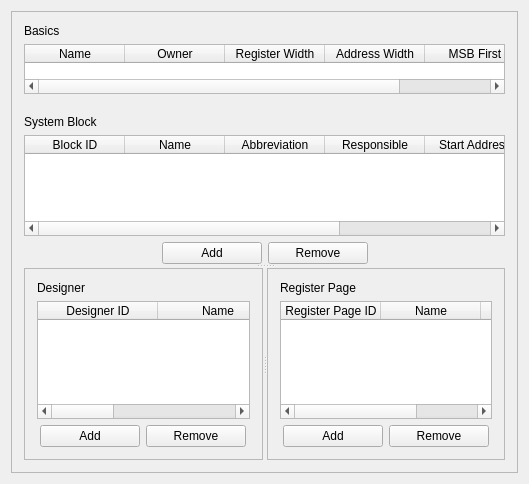
<?xml version="1.0" encoding="UTF-8"?>
<ui version="4.0">
 <class>ChipEditor</class>
 <widget class="QWidget" name="ChipEditor">
  <property name="geometry">
   <rect>
    <x>0</x>
    <y>0</y>
    <width>529</width>
    <height>484</height>
   </rect>
  </property>
  <property name="windowTitle">
   <string>Form</string>
  </property>
  <layout class="QVBoxLayout" name="verticalLayout_10">
   <item>
    <widget class="QStackedWidget" name="stackedWidgetChipEditor">
     <property name="frameShape">
      <enum>QFrame::StyledPanel</enum>
     </property>
     <property name="frameShadow">
      <enum>QFrame::Raised</enum>
     </property>
     <property name="currentIndex">
      <number>0</number>
     </property>
     <widget class="QWidget" name="pageChip">
      <layout class="QVBoxLayout" name="verticalLayout_12">
       <property name="leftMargin">
        <number>12</number>
       </property>
       <property name="topMargin">
        <number>12</number>
       </property>
       <property name="rightMargin">
        <number>12</number>
       </property>
       <property name="bottomMargin">
        <number>12</number>
       </property>
       <item>
        <widget class="QSplitter" name="splitter_4">
         <property name="orientation">
          <enum>Qt::Vertical</enum>
         </property>
         <property name="childrenCollapsible">
          <bool>false</bool>
         </property>
         <widget class="QFrame" name="frameBlocks">
          <layout class="QHBoxLayout" name="horizontalLayout_13">
           <property name="leftMargin">
            <number>0</number>
           </property>
           <property name="topMargin">
            <number>0</number>
           </property>
           <property name="rightMargin">
            <number>0</number>
           </property>
           <property name="bottomMargin">
            <number>0</number>
           </property>
           <item>
            <layout class="QVBoxLayout" name="verticalLayout_9">
             <item>
              <layout class="QVBoxLayout" name="verticalLayout_11">
               <item>
                <widget class="QLabel" name="label_4">
                 <property name="sizePolicy">
                  <sizepolicy hsizetype="Fixed" vsizetype="Fixed">
                   <horstretch>0</horstretch>
                   <verstretch>0</verstretch>
                  </sizepolicy>
                 </property>
                 <property name="text">
                  <string>Basics</string>
                 </property>
                </widget>
               </item>
               <item>
                <widget class="QTableWidget" name="tableChipBasics">
                 <property name="sizePolicy">
                  <sizepolicy hsizetype="Expanding" vsizetype="Fixed">
                   <horstretch>0</horstretch>
                   <verstretch>0</verstretch>
                  </sizepolicy>
                 </property>
                 <property name="minimumSize">
                  <size>
                   <width>0</width>
                   <height>50</height>
                  </size>
                 </property>
                 <property name="maximumSize">
                  <size>
                   <width>16777215</width>
                   <height>50</height>
                  </size>
                 </property>
                 <property name="editTriggers">
                  <set>QAbstractItemView::NoEditTriggers</set>
                 </property>
                 <property name="selectionMode">
                  <enum>QAbstractItemView::NoSelection</enum>
                 </property>
                 <attribute name="verticalHeaderVisible">
                  <bool>false</bool>
                 </attribute>
                 <attribute name="verticalHeaderDefaultSectionSize">
                  <number>24</number>
                 </attribute>
                 <attribute name="verticalHeaderStretchLastSection">
                  <bool>true</bool>
                 </attribute>
                 <column>
                  <property name="text">
                   <string>Name</string>
                  </property>
                 </column>
                 <column>
                  <property name="text">
                   <string>Owner</string>
                  </property>
                 </column>
                 <column>
                  <property name="text">
                   <string>Register Width</string>
                  </property>
                 </column>
                 <column>
                  <property name="text">
                   <string>Address Width</string>
                  </property>
                 </column>
                 <column>
                  <property name="text">
                   <string>MSB First</string>
                  </property>
                 </column>
                </widget>
               </item>
              </layout>
             </item>
             <item>
              <spacer name="verticalSpacer">
               <property name="orientation">
                <enum>Qt::Vertical</enum>
               </property>
               <property name="sizeType">
                <enum>QSizePolicy::Fixed</enum>
               </property>
               <property name="sizeHint" stdset="0">
                <size>
                 <width>20</width>
                 <height>15</height>
                </size>
               </property>
              </spacer>
             </item>
             <item>
              <layout class="QVBoxLayout" name="verticalLayout_4">
               <item>
                <widget class="QLabel" name="label_2">
                 <property name="text">
                  <string>System Block</string>
                 </property>
                </widget>
               </item>
               <item>
                <widget class="QTableWidget" name="tableSystem">
                 <property name="contextMenuPolicy">
                  <enum>Qt::CustomContextMenu</enum>
                 </property>
                 <property name="editTriggers">
                  <set>QAbstractItemView::NoEditTriggers</set>
                 </property>
                 <property name="selectionMode">
                  <enum>QAbstractItemView::SingleSelection</enum>
                 </property>
                 <property name="selectionBehavior">
                  <enum>QAbstractItemView::SelectRows</enum>
                 </property>
                 <attribute name="verticalHeaderVisible">
                  <bool>false</bool>
                 </attribute>
                 <attribute name="verticalHeaderDefaultSectionSize">
                  <number>24</number>
                 </attribute>
                 <attribute name="verticalHeaderHighlightSections">
                  <bool>true</bool>
                 </attribute>
                 <column>
                  <property name="text">
                   <string>Block ID</string>
                  </property>
                 </column>
                 <column>
                  <property name="text">
                   <string>Name</string>
                  </property>
                 </column>
                 <column>
                  <property name="text">
                   <string>Abbreviation</string>
                  </property>
                 </column>
                 <column>
                  <property name="text">
                   <string>Responsible</string>
                  </property>
                 </column>
                 <column>
                  <property name="text">
                   <string>Start Address</string>
                  </property>
                 </column>
                 <column>
                  <property name="text">
                   <string>Register Count</string>
                  </property>
                 </column>
                </widget>
               </item>
              </layout>
             </item>
             <item>
              <layout class="QHBoxLayout" name="horizontalLayout">
               <item>
                <spacer name="horizontalSpacer_4">
                 <property name="orientation">
                  <enum>Qt::Horizontal</enum>
                 </property>
                 <property name="sizeHint" stdset="0">
                  <size>
                   <width>40</width>
                   <height>20</height>
                  </size>
                 </property>
                </spacer>
               </item>
               <item>
                <widget class="QPushButton" name="pushButtonAddSys">
                 <property name="sizePolicy">
                  <sizepolicy hsizetype="Fixed" vsizetype="Fixed">
                   <horstretch>0</horstretch>
                   <verstretch>0</verstretch>
                  </sizepolicy>
                 </property>
                 <property name="minimumSize">
                  <size>
                   <width>100</width>
                   <height>0</height>
                  </size>
                 </property>
                 <property name="text">
                  <string>Add</string>
                 </property>
                </widget>
               </item>
               <item>
                <widget class="QPushButton" name="pushButtonRemoveSys">
                 <property name="sizePolicy">
                  <sizepolicy hsizetype="Fixed" vsizetype="Fixed">
                   <horstretch>0</horstretch>
                   <verstretch>0</verstretch>
                  </sizepolicy>
                 </property>
                 <property name="minimumSize">
                  <size>
                   <width>100</width>
                   <height>0</height>
                  </size>
                 </property>
                 <property name="text">
                  <string>Remove</string>
                 </property>
                </widget>
               </item>
               <item>
                <spacer name="horizontalSpacer_12">
                 <property name="orientation">
                  <enum>Qt::Horizontal</enum>
                 </property>
                 <property name="sizeHint" stdset="0">
                  <size>
                   <width>40</width>
                   <height>20</height>
                  </size>
                 </property>
                </spacer>
               </item>
              </layout>
             </item>
            </layout>
           </item>
          </layout>
         </widget>
         <widget class="QSplitter" name="splitter_3">
          <property name="orientation">
           <enum>Qt::Horizontal</enum>
          </property>
          <property name="childrenCollapsible">
           <bool>false</bool>
          </property>
          <widget class="QFrame" name="frameDesigner">
           <property name="frameShape">
            <enum>QFrame::StyledPanel</enum>
           </property>
           <property name="frameShadow">
            <enum>QFrame::Raised</enum>
           </property>
           <layout class="QHBoxLayout" name="horizontalLayout_17">
            <property name="leftMargin">
             <number>12</number>
            </property>
            <property name="topMargin">
             <number>12</number>
            </property>
            <property name="rightMargin">
             <number>12</number>
            </property>
            <property name="bottomMargin">
             <number>12</number>
            </property>
            <item>
             <layout class="QVBoxLayout" name="verticalLayout_7">
              <item>
               <layout class="QVBoxLayout" name="verticalLayout_5">
                <item>
                 <widget class="QLabel" name="label">
                  <property name="text">
                   <string>Designer</string>
                  </property>
                 </widget>
                </item>
                <item>
                 <widget class="QTableWidget" name="tableDesigner">
                  <property name="contextMenuPolicy">
                   <enum>Qt::CustomContextMenu</enum>
                  </property>
                  <property name="editTriggers">
                   <set>QAbstractItemView::NoEditTriggers</set>
                  </property>
                  <property name="selectionMode">
                   <enum>QAbstractItemView::SingleSelection</enum>
                  </property>
                  <property name="selectionBehavior">
                   <enum>QAbstractItemView::SelectRows</enum>
                  </property>
                  <attribute name="horizontalHeaderDefaultSectionSize">
                   <number>120</number>
                  </attribute>
                  <attribute name="verticalHeaderVisible">
                   <bool>false</bool>
                  </attribute>
                  <attribute name="verticalHeaderDefaultSectionSize">
                   <number>24</number>
                  </attribute>
                  <attribute name="verticalHeaderHighlightSections">
                   <bool>true</bool>
                  </attribute>
                  <column>
                   <property name="text">
                    <string>Designer ID</string>
                   </property>
                  </column>
                  <column>
                   <property name="text">
                    <string>Name</string>
                   </property>
                  </column>
                  <column>
                   <property name="text">
                    <string>Project Role</string>
                   </property>
                  </column>
                 </widget>
                </item>
               </layout>
              </item>
              <item>
               <layout class="QHBoxLayout" name="horizontalLayout_11">
                <item>
                 <spacer name="horizontalSpacer_5">
                  <property name="orientation">
                   <enum>Qt::Horizontal</enum>
                  </property>
                  <property name="sizeHint" stdset="0">
                   <size>
                    <width>40</width>
                    <height>20</height>
                   </size>
                  </property>
                 </spacer>
                </item>
                <item>
                 <widget class="QPushButton" name="pushButtonAddDesigner">
                  <property name="sizePolicy">
                   <sizepolicy hsizetype="Fixed" vsizetype="Fixed">
                    <horstretch>0</horstretch>
                    <verstretch>0</verstretch>
                   </sizepolicy>
                  </property>
                  <property name="minimumSize">
                   <size>
                    <width>100</width>
                    <height>0</height>
                   </size>
                  </property>
                  <property name="text">
                   <string>Add</string>
                  </property>
                 </widget>
                </item>
                <item>
                 <widget class="QPushButton" name="pushButtonRemoveDesigner">
                  <property name="sizePolicy">
                   <sizepolicy hsizetype="Fixed" vsizetype="Fixed">
                    <horstretch>0</horstretch>
                    <verstretch>0</verstretch>
                   </sizepolicy>
                  </property>
                  <property name="minimumSize">
                   <size>
                    <width>100</width>
                    <height>0</height>
                   </size>
                  </property>
                  <property name="text">
                   <string>Remove</string>
                  </property>
                 </widget>
                </item>
                <item>
                 <spacer name="horizontalSpacer_13">
                  <property name="orientation">
                   <enum>Qt::Horizontal</enum>
                  </property>
                  <property name="sizeHint" stdset="0">
                   <size>
                    <width>40</width>
                    <height>20</height>
                   </size>
                  </property>
                 </spacer>
                </item>
               </layout>
              </item>
             </layout>
            </item>
           </layout>
          </widget>
          <widget class="QFrame" name="frameRegPage">
           <property name="frameShape">
            <enum>QFrame::StyledPanel</enum>
           </property>
           <property name="frameShadow">
            <enum>QFrame::Raised</enum>
           </property>
           <layout class="QHBoxLayout" name="horizontalLayout_16">
            <property name="leftMargin">
             <number>12</number>
            </property>
            <property name="topMargin">
             <number>12</number>
            </property>
            <property name="rightMargin">
             <number>12</number>
            </property>
            <property name="bottomMargin">
             <number>12</number>
            </property>
            <item>
             <layout class="QVBoxLayout" name="verticalLayout_8">
              <item>
               <layout class="QVBoxLayout" name="verticalLayout_6">
                <item>
                 <widget class="QLabel" name="label_3">
                  <property name="text">
                   <string>Register Page</string>
                  </property>
                 </widget>
                </item>
                <item>
                 <widget class="QTableWidget" name="tableRegPage">
                  <property name="contextMenuPolicy">
                   <enum>Qt::CustomContextMenu</enum>
                  </property>
                  <property name="editTriggers">
                   <set>QAbstractItemView::NoEditTriggers</set>
                  </property>
                  <property name="selectionMode">
                   <enum>QAbstractItemView::SingleSelection</enum>
                  </property>
                  <property name="selectionBehavior">
                   <enum>QAbstractItemView::SelectRows</enum>
                  </property>
                  <attribute name="verticalHeaderVisible">
                   <bool>false</bool>
                  </attribute>
                  <attribute name="verticalHeaderDefaultSectionSize">
                   <number>24</number>
                  </attribute>
                  <attribute name="verticalHeaderHighlightSections">
                   <bool>true</bool>
                  </attribute>
                  <column>
                   <property name="text">
                    <string>Register Page ID</string>
                   </property>
                  </column>
                  <column>
                   <property name="text">
                    <string>Name</string>
                   </property>
                  </column>
                  <column>
                   <property name="text">
                    <string>Description</string>
                   </property>
                  </column>
                 </widget>
                </item>
               </layout>
              </item>
              <item>
               <layout class="QHBoxLayout" name="horizontalLayout_10">
                <item>
                 <spacer name="horizontalSpacer_6">
                  <property name="orientation">
                   <enum>Qt::Horizontal</enum>
                  </property>
                  <property name="sizeHint" stdset="0">
                   <size>
                    <width>40</width>
                    <height>20</height>
                   </size>
                  </property>
                 </spacer>
                </item>
                <item>
                 <widget class="QPushButton" name="pushButtonAddRegPage">
                  <property name="sizePolicy">
                   <sizepolicy hsizetype="Fixed" vsizetype="Fixed">
                    <horstretch>0</horstretch>
                    <verstretch>0</verstretch>
                   </sizepolicy>
                  </property>
                  <property name="minimumSize">
                   <size>
                    <width>100</width>
                    <height>0</height>
                   </size>
                  </property>
                  <property name="text">
                   <string>Add</string>
                  </property>
                 </widget>
                </item>
                <item>
                 <widget class="QPushButton" name="pushButtonRemoveRegPage">
                  <property name="sizePolicy">
                   <sizepolicy hsizetype="Fixed" vsizetype="Fixed">
                    <horstretch>0</horstretch>
                    <verstretch>0</verstretch>
                   </sizepolicy>
                  </property>
                  <property name="minimumSize">
                   <size>
                    <width>100</width>
                    <height>0</height>
                   </size>
                  </property>
                  <property name="text">
                   <string>Remove</string>
                  </property>
                 </widget>
                </item>
                <item>
                 <spacer name="horizontalSpacer_14">
                  <property name="orientation">
                   <enum>Qt::Horizontal</enum>
                  </property>
                  <property name="sizeHint" stdset="0">
                   <size>
                    <width>40</width>
                    <height>20</height>
                   </size>
                  </property>
                 </spacer>
                </item>
               </layout>
              </item>
             </layout>
            </item>
           </layout>
          </widget>
         </widget>
        </widget>
       </item>
      </layout>
     </widget>
     <widget class="QWidget" name="pageSystem">
      <layout class="QVBoxLayout" name="verticalLayout_14">
       <property name="leftMargin">
        <number>0</number>
       </property>
       <property name="topMargin">
        <number>0</number>
       </property>
       <property name="rightMargin">
        <number>0</number>
       </property>
       <property name="bottomMargin">
        <number>0</number>
       </property>
       <item>
        <widget class="QTabWidget" name="tabWidget">
         <property name="enabled">
          <bool>true</bool>
         </property>
         <property name="sizePolicy">
          <sizepolicy hsizetype="Preferred" vsizetype="Expanding">
           <horstretch>0</horstretch>
           <verstretch>0</verstretch>
          </sizepolicy>
         </property>
         <property name="minimumSize">
          <size>
           <width>300</width>
           <height>0</height>
          </size>
         </property>
         <property name="tabPosition">
          <enum>QTabWidget::North</enum>
         </property>
         <property name="tabShape">
          <enum>QTabWidget::Rounded</enum>
         </property>
         <property name="currentIndex">
          <number>1</number>
         </property>
         <property name="usesScrollButtons">
          <bool>false</bool>
         </property>
         <property name="documentMode">
          <bool>false</bool>
         </property>
         <property name="tabsClosable">
          <bool>false</bool>
         </property>
         <property name="movable">
          <bool>false</bool>
         </property>
         <property name="tabBarAutoHide">
          <bool>false</bool>
         </property>
         <widget class="QWidget" name="Signal">
          <attribute name="title">
           <string>Signal</string>
          </attribute>
          <layout class="QHBoxLayout" name="horizontalLayout_9">
           <property name="leftMargin">
            <number>5</number>
           </property>
           <property name="topMargin">
            <number>5</number>
           </property>
           <property name="rightMargin">
            <number>5</number>
           </property>
           <property name="bottomMargin">
            <number>5</number>
           </property>
           <item>
            <widget class="QSplitter" name="splitter_2">
             <property name="orientation">
              <enum>Qt::Vertical</enum>
             </property>
             <property name="childrenCollapsible">
              <bool>false</bool>
             </property>
             <widget class="QWidget" name="layoutWidget">
              <layout class="QVBoxLayout" name="verticalLayout_2">
               <item>
                <widget class="QTableWidget" name="tableSignal">
                 <property name="contextMenuPolicy">
                  <enum>Qt::CustomContextMenu</enum>
                 </property>
                 <property name="editTriggers">
                  <set>QAbstractItemView::NoEditTriggers</set>
                 </property>
                 <property name="selectionMode">
                  <enum>QAbstractItemView::SingleSelection</enum>
                 </property>
                 <property name="selectionBehavior">
                  <enum>QAbstractItemView::SelectRows</enum>
                 </property>
                 <property name="showGrid">
                  <bool>true</bool>
                 </property>
                 <attribute name="verticalHeaderVisible">
                  <bool>false</bool>
                 </attribute>
                 <attribute name="verticalHeaderDefaultSectionSize">
                  <number>24</number>
                 </attribute>
                 <column>
                  <property name="text">
                   <string>Signal ID</string>
                  </property>
                 </column>
                 <column>
                  <property name="text">
                   <string>Reg Sig ID</string>
                  </property>
                 </column>
                 <column>
                  <property name="text">
                   <string>Reg Type ID</string>
                  </property>
                 </column>
                 <column>
                  <property name="text">
                   <string>Name</string>
                  </property>
                 </column>
                 <column>
                  <property name="text">
                   <string>Width</string>
                  </property>
                 </column>
                 <column>
                  <property name="text">
                   <string>Signal Type</string>
                  </property>
                 </column>
                 <column>
                  <property name="text">
                   <string>Register Type</string>
                  </property>
                 </column>
                 <column>
                  <property name="text">
                   <string>Value</string>
                  </property>
                 </column>
                </widget>
               </item>
               <item>
                <layout class="QHBoxLayout" name="horizontalLayout_7" stretch="0,0,0,0">
                 <item>
                  <spacer name="horizontalSpacer_2">
                   <property name="orientation">
                    <enum>Qt::Horizontal</enum>
                   </property>
                   <property name="sizeHint" stdset="0">
                    <size>
                     <width>40</width>
                     <height>20</height>
                    </size>
                   </property>
                  </spacer>
                 </item>
                 <item>
                  <widget class="QPushButton" name="pushButtonAddSig">
                   <property name="sizePolicy">
                    <sizepolicy hsizetype="Fixed" vsizetype="Fixed">
                     <horstretch>0</horstretch>
                     <verstretch>0</verstretch>
                    </sizepolicy>
                   </property>
                   <property name="minimumSize">
                    <size>
                     <width>100</width>
                     <height>0</height>
                    </size>
                   </property>
                   <property name="text">
                    <string>Add</string>
                   </property>
                  </widget>
                 </item>
                 <item>
                  <widget class="QPushButton" name="pushButtonRemoveSig">
                   <property name="sizePolicy">
                    <sizepolicy hsizetype="Fixed" vsizetype="Fixed">
                     <horstretch>0</horstretch>
                     <verstretch>0</verstretch>
                    </sizepolicy>
                   </property>
                   <property name="minimumSize">
                    <size>
                     <width>100</width>
                     <height>0</height>
                    </size>
                   </property>
                   <property name="text">
                    <string>Remove</string>
                   </property>
                  </widget>
                 </item>
                 <item>
                  <spacer name="horizontalSpacer_9">
                   <property name="orientation">
                    <enum>Qt::Horizontal</enum>
                   </property>
                   <property name="sizeHint" stdset="0">
                    <size>
                     <width>40</width>
                     <height>20</height>
                    </size>
                   </property>
                  </spacer>
                 </item>
                </layout>
               </item>
              </layout>
             </widget>
             <widget class="QWidget" name="layoutWidget_2">
              <layout class="QVBoxLayout" name="verticalLayout_3">
               <item>
                <widget class="QTableWidget" name="tableSigPart">
                 <property name="contextMenuPolicy">
                  <enum>Qt::CustomContextMenu</enum>
                 </property>
                 <property name="editTriggers">
                  <set>QAbstractItemView::NoEditTriggers</set>
                 </property>
                 <property name="selectionMode">
                  <enum>QAbstractItemView::SingleSelection</enum>
                 </property>
                 <property name="selectionBehavior">
                  <enum>QAbstractItemView::SelectRows</enum>
                 </property>
                 <attribute name="horizontalHeaderStretchLastSection">
                  <bool>false</bool>
                 </attribute>
                 <attribute name="verticalHeaderVisible">
                  <bool>false</bool>
                 </attribute>
                 <attribute name="verticalHeaderDefaultSectionSize">
                  <number>24</number>
                 </attribute>
                 <column>
                  <property name="text">
                   <string>Signal Partition ID</string>
                  </property>
                 </column>
                 <column>
                  <property name="text">
                   <string>Signal Partition</string>
                  </property>
                 </column>
                 <column>
                  <property name="text">
                   <string>Register Partition</string>
                  </property>
                 </column>
                 <column>
                  <property name="text">
                   <string>Register Partition ID</string>
                  </property>
                 </column>
                </widget>
               </item>
               <item>
                <layout class="QHBoxLayout" name="horizontalLayout_8" stretch="0,0,0,0">
                 <item>
                  <spacer name="horizontalSpacer_3">
                   <property name="orientation">
                    <enum>Qt::Horizontal</enum>
                   </property>
                   <property name="sizeHint" stdset="0">
                    <size>
                     <width>40</width>
                     <height>20</height>
                    </size>
                   </property>
                  </spacer>
                 </item>
                 <item>
                  <widget class="QPushButton" name="pushButtonAddSigPart">
                   <property name="sizePolicy">
                    <sizepolicy hsizetype="Fixed" vsizetype="Fixed">
                     <horstretch>0</horstretch>
                     <verstretch>0</verstretch>
                    </sizepolicy>
                   </property>
                   <property name="minimumSize">
                    <size>
                     <width>100</width>
                     <height>0</height>
                    </size>
                   </property>
                   <property name="text">
                    <string>Add</string>
                   </property>
                  </widget>
                 </item>
                 <item>
                  <widget class="QPushButton" name="pushButtonRemoveSigPart">
                   <property name="sizePolicy">
                    <sizepolicy hsizetype="Fixed" vsizetype="Fixed">
                     <horstretch>0</horstretch>
                     <verstretch>0</verstretch>
                    </sizepolicy>
                   </property>
                   <property name="minimumSize">
                    <size>
                     <width>100</width>
                     <height>0</height>
                    </size>
                   </property>
                   <property name="text">
                    <string>Remove</string>
                   </property>
                  </widget>
                 </item>
                 <item>
                  <spacer name="horizontalSpacer_10">
                   <property name="orientation">
                    <enum>Qt::Horizontal</enum>
                   </property>
                   <property name="sizeHint" stdset="0">
                    <size>
                     <width>40</width>
                     <height>20</height>
                    </size>
                   </property>
                  </spacer>
                 </item>
                </layout>
               </item>
              </layout>
             </widget>
            </widget>
           </item>
          </layout>
         </widget>
         <widget class="QWidget" name="Register">
          <attribute name="title">
           <string>Register</string>
          </attribute>
          <layout class="QHBoxLayout" name="horizontalLayout_6">
           <property name="leftMargin">
            <number>5</number>
           </property>
           <property name="topMargin">
            <number>5</number>
           </property>
           <property name="rightMargin">
            <number>5</number>
           </property>
           <property name="bottomMargin">
            <number>5</number>
           </property>
           <item>
            <widget class="QSplitter" name="splitter">
             <property name="orientation">
              <enum>Qt::Vertical</enum>
             </property>
             <property name="childrenCollapsible">
              <bool>false</bool>
             </property>
             <widget class="QWidget" name="layoutWidget_3">
              <layout class="QVBoxLayout" name="verticalLayout">
               <item>
                <widget class="QTableWidget" name="tableRegister">
                 <property name="contextMenuPolicy">
                  <enum>Qt::CustomContextMenu</enum>
                 </property>
                 <property name="editTriggers">
                  <set>QAbstractItemView::NoEditTriggers</set>
                 </property>
                 <property name="selectionMode">
                  <enum>QAbstractItemView::SingleSelection</enum>
                 </property>
                 <property name="selectionBehavior">
                  <enum>QAbstractItemView::SelectRows</enum>
                 </property>
                 <attribute name="horizontalHeaderDefaultSectionSize">
                  <number>150</number>
                 </attribute>
                 <attribute name="verticalHeaderVisible">
                  <bool>false</bool>
                 </attribute>
                 <attribute name="verticalHeaderDefaultSectionSize">
                  <number>24</number>
                 </attribute>
                 <column>
                  <property name="text">
                   <string>Register ID</string>
                  </property>
                 </column>
                 <column>
                  <property name="text">
                   <string>Name</string>
                  </property>
                 </column>
                 <column>
                  <property name="text">
                   <string>Register Type</string>
                  </property>
                 </column>
                </widget>
               </item>
               <item>
                <layout class="QHBoxLayout" name="horizontalLayout_5" stretch="0,0,0,0">
                 <item>
                  <spacer name="horizontalSpacer">
                   <property name="orientation">
                    <enum>Qt::Horizontal</enum>
                   </property>
                   <property name="sizeHint" stdset="0">
                    <size>
                     <width>40</width>
                     <height>20</height>
                    </size>
                   </property>
                  </spacer>
                 </item>
                 <item>
                  <widget class="QPushButton" name="pushButtonAddReg">
                   <property name="sizePolicy">
                    <sizepolicy hsizetype="Fixed" vsizetype="Fixed">
                     <horstretch>0</horstretch>
                     <verstretch>0</verstretch>
                    </sizepolicy>
                   </property>
                   <property name="minimumSize">
                    <size>
                     <width>100</width>
                     <height>0</height>
                    </size>
                   </property>
                   <property name="text">
                    <string>Add</string>
                   </property>
                  </widget>
                 </item>
                 <item>
                  <widget class="QPushButton" name="pushButtonRemoveReg">
                   <property name="sizePolicy">
                    <sizepolicy hsizetype="Fixed" vsizetype="Fixed">
                     <horstretch>0</horstretch>
                     <verstretch>0</verstretch>
                    </sizepolicy>
                   </property>
                   <property name="minimumSize">
                    <size>
                     <width>100</width>
                     <height>0</height>
                    </size>
                   </property>
                   <property name="text">
                    <string>Remove</string>
                   </property>
                  </widget>
                 </item>
                 <item>
                  <spacer name="horizontalSpacer_11">
                   <property name="orientation">
                    <enum>Qt::Horizontal</enum>
                   </property>
                   <property name="sizeHint" stdset="0">
                    <size>
                     <width>40</width>
                     <height>20</height>
                    </size>
                   </property>
                  </spacer>
                 </item>
                </layout>
               </item>
              </layout>
             </widget>
             <widget class="QTableWidget" name="tableRegPart">
              <property name="contextMenuPolicy">
               <enum>Qt::CustomContextMenu</enum>
              </property>
              <property name="editTriggers">
               <set>QAbstractItemView::NoEditTriggers</set>
              </property>
              <property name="selectionMode">
               <enum>QAbstractItemView::SingleSelection</enum>
              </property>
              <property name="selectionBehavior">
               <enum>QAbstractItemView::SelectRows</enum>
              </property>
              <attribute name="horizontalHeaderStretchLastSection">
               <bool>false</bool>
              </attribute>
              <attribute name="verticalHeaderVisible">
               <bool>false</bool>
              </attribute>
              <attribute name="verticalHeaderDefaultSectionSize">
               <number>24</number>
              </attribute>
              <column>
               <property name="text">
                <string>Register Partition ID</string>
               </property>
              </column>
              <column>
               <property name="text">
                <string>Register Partition</string>
               </property>
              </column>
              <column>
               <property name="text">
                <string>Signal Partition</string>
               </property>
              </column>
              <column>
               <property name="text">
                <string>Signal Partition ID</string>
               </property>
              </column>
             </widget>
            </widget>
           </item>
          </layout>
         </widget>
        </widget>
       </item>
      </layout>
     </widget>
    </widget>
   </item>
  </layout>
 </widget>
 <resources/>
 <connections/>
</ui>
